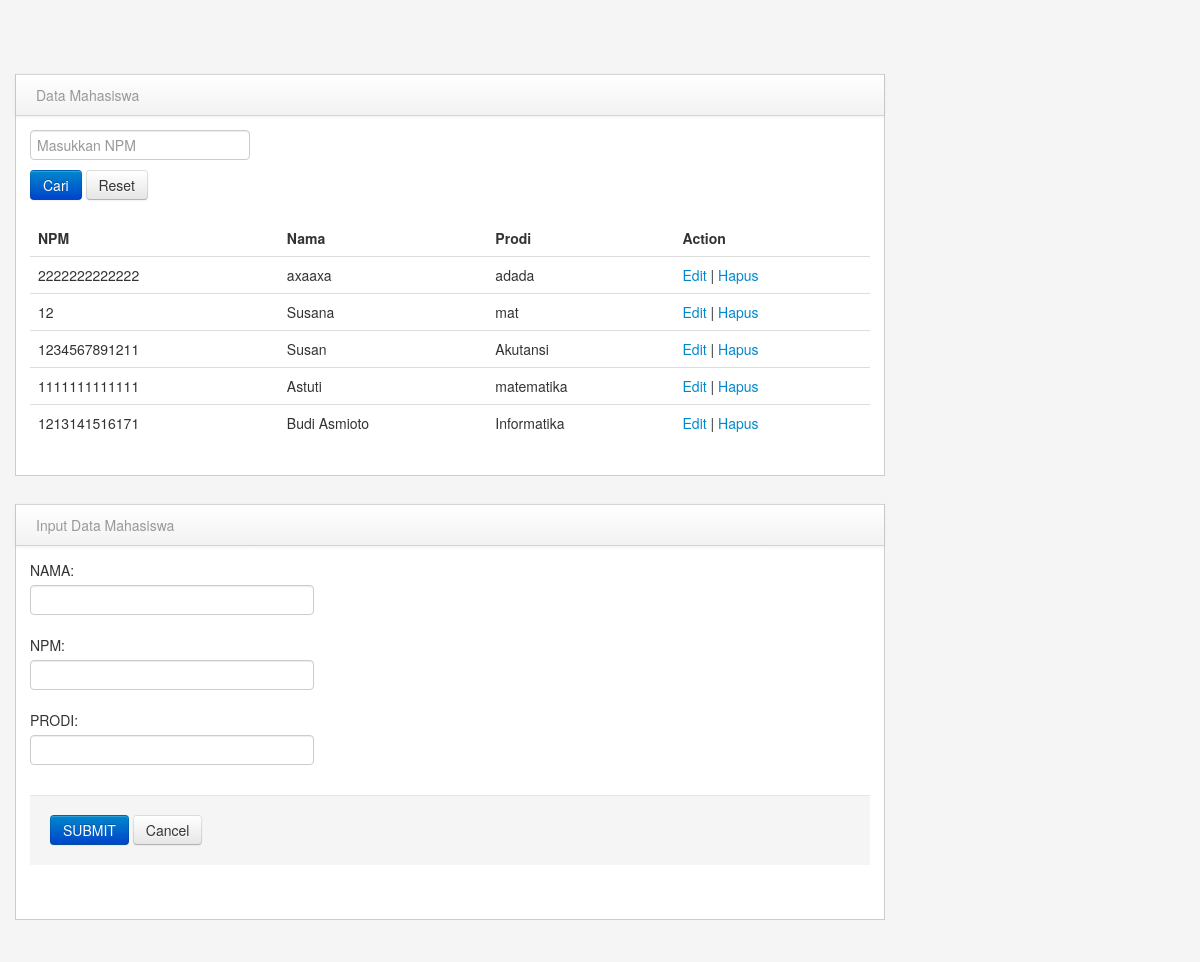
/UAS_PBW/index.php, run on the app's committed database.
### tables this page shows
CREATE TABLE `mahasiswa` (
  `id` int(11) NOT NULL,
  `nama_mahasiswa` varchar(255) NOT NULL,
  `npm_mahasiswa` varchar(255) NOT NULL,
  `prodi` varchar(255) NOT NULL
);

### UAS_PBW/index.php (the view, shortened to what this page needs)
<?php
include "koneksi.php";
if(empty($q)) {
    $q = "SELECT * FROM mahasiswa ORDER BY id DESC";
}
$hasil = mysqli_query($koneksi, $q);
?>
<!DOCTYPE html>
<html lang="en">
<head>
    <link href="library/bootstrap/css/bootstrap.min.css" rel="stylesheet" media="screen">
    <link href="library/bootstrap/css/bootstrap-responsive.min.css" rel="stylesheet" media="screen">
    <link href="library/assets/styles.css" rel="stylesheet" media="screen">
</head>
<body>
    <div class="container">
        <div class="span9" id="content">
            <div class="row-fluid">
                <div class="block">
                    <div class="navbar navbar-inner block-header">
                        <div class="muted pull-left">Data Mahasiswa</div>
                    </div>
                    <div class="block-content collapse in">
                        <div class="span12">
                            <form method="post" action="<?php echo htmlspecialchars($_SERVER["PHP_SELF"]); ?>">
                                <div class="input-group mb-3">
                                    <input type="text" name="tcari"
                                        value="<?php echo htmlspecialchars(isset($_POST['tcari']) ? $_POST['tcari'] : ''); ?>"
                                        class="form-control" placeholder="Masukkan NPM">
                                    <div class="input-group-append">
                                        <button type="submit" name="tcari_btn" class="btn btn-primary">Cari</button>
                                        <button type="submit" name="reset" class="btn">Reset</button>
                                    </div>
                                </div>
                            </form>
                            <table class="table">
                                <thead>
                                    <tr>
                                        <th>NPM</th>
                                        <th>Nama</th>
                                        <th>Prodi</th>
                                        <th>Action</th>
                                    </tr>
                                </thead>
                                <tbody>
                                    <?php
                                    while ($data = $hasil->fetch_assoc()) {
                                    ?>
                                    <tr>
                                        <td><?php echo htmlspecialchars($data['npm_mahasiswa']); ?></td>
                                        <td><?php echo htmlspecialchars($data['nama_mahasiswa']); ?></td>
                                        <td><?php echo htmlspecialchars($data['prodi']); ?></td>
                                        <td>
                                            <a href="edit.php?id=<?php echo htmlspecialchars($data['id']); ?>">Edit</a>
                                            |
                                            <a
                                                href="hapusData.php?id=<?php echo htmlspecialchars($data['id']); ?>">Hapus</a>
                                        </td>
                                    </tr>
                                    <?php
                                    }
                                    ?>
                                </tbody>
                            </table>
                        </div>
                    </div>
                </div>
            </div>
            <div class="row-fluid">
                <div class="block">
                    <div class="navbar navbar-inner block-header">
                        <div class="muted pull-left">Input Data Mahasiswa</div>
                    </div>
                    <div class="block-content collapse in">
                        <div class="span12">
                            <form
                                action="<?php echo isset($data_edit['id']) ? 'edit_data.php?id=' . $data_edit['id'] . '&proses=1' : 'proses.php'; ?>"
                                method="POST">
                                <fieldset>
                                    <div class="control-group">
                                        <label class="control-label" for="nama">NAMA:</label>
                                        <div class="controls">
                                            <input type="text" class="input-xlarge focused" id="nama" name="nama"
                                                value="<?php echo htmlspecialchars(isset($data_edit['nama_mahasiswa']) ? $data_edit['nama_mahasiswa'] : ''); ?>">
                                        </div>
                                    </div>
                                    <div class="control-group">
                                        <label class="control-label" for="npm">NPM:</label>
                                        <div class="controls">
                                            <input type="text" class="input-xlarge focused" id="npm" name="npm"
                                                value="<?php echo htmlspecialchars(isset($data_edit['npm_mahasiswa']) ? $data_edit['npm_mahasiswa'] : ''); ?>">
                                        </div>
                                    </div>
                                    <div class="control-group">
                                        <label class="control-label" for="prodi">PRODI:</label>
                                        <div class="controls">
                                            <input type="text" class="input-xlarge focused" id="prodi" name="prodi"
                                                value="<?php echo htmlspecialchars(isset($data_edit['prodi']) ? $data_edit['prodi'] : ''); ?>">
                                        </div>
                                    </div>
                                    <div class="form-actions">
                                        <button type="submit" class="btn btn-primary">SUBMIT</button>
                                        <button type="reset" class="btn">Cancel</button>
                                    </div>
                                </fieldset>
                            </form>
                        </div>
                    </div>
                </div>
            </div>
        </div>
    </div>
</body>
</html>

### UAS_PBW/library/assets/styles.css (style rules this page uses)
body { padding-top: 0; padding-bottom: 40px; background-color: #f5f5f5; }
@media (min-width: 979px) { body { padding-top: 60px; } }
#content { margin-left:0px; }
.block { border: 1px solid #ccc; background: white; margin: 1em 0em; border-top: none; }
.block-content { margin: 1em; min-height: .25em; }
.block-header { margin-bottom: 0px; border-right: none; border-left: none; -webkit-border-radius: 0px; -moz-border-radius: 0px; border-radius: 0px; }
.block-header div { padding-top: 10px; }

### data on the page
mahasiswa: npm_mahasiswa "2222222222222", nama_mahasiswa "axaaxa", prodi "adada"
mahasiswa: npm_mahasiswa "12", nama_mahasiswa "Susana", prodi "mat"
mahasiswa: npm_mahasiswa "1234567891211", nama_mahasiswa "Susan", prodi "Akutansi"
mahasiswa: npm_mahasiswa "1111111111111", nama_mahasiswa "Astuti", prodi "matematika"
mahasiswa: npm_mahasiswa "1213141516171", nama_mahasiswa "Budi Asmioto", prodi "Informatika"
